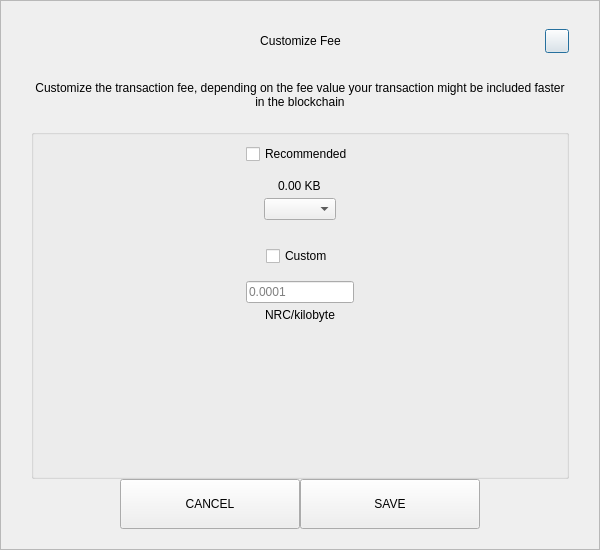
<?xml version="1.0" encoding="UTF-8"?>
<ui version="4.0">
 <class>SendCustomFeeDialog</class>
 <widget class="QDialog" name="SendCustomFeeDialog">
  <property name="geometry">
   <rect>
    <x>0</x>
    <y>0</y>
    <width>600</width>
    <height>550</height>
   </rect>
  </property>
  <property name="windowTitle">
   <string>Form</string>
  </property>
  <layout class="QVBoxLayout" name="verticalLayout_3">
   <property name="spacing">
    <number>0</number>
   </property>
   <property name="leftMargin">
    <number>0</number>
   </property>
   <property name="topMargin">
    <number>0</number>
   </property>
   <property name="rightMargin">
    <number>0</number>
   </property>
   <property name="bottomMargin">
    <number>0</number>
   </property>
   <item>
    <widget class="QFrame" name="frame">
     <property name="styleSheet">
      <string notr="true"/>
     </property>
     <property name="frameShape">
      <enum>QFrame::StyledPanel</enum>
     </property>
     <property name="frameShadow">
      <enum>QFrame::Raised</enum>
     </property>
     <layout class="QVBoxLayout" name="verticalLayout_2">
      <property name="spacing">
       <number>0</number>
      </property>
      <property name="leftMargin">
       <number>30</number>
      </property>
      <property name="topMargin">
       <number>20</number>
      </property>
      <property name="rightMargin">
       <number>30</number>
      </property>
      <property name="bottomMargin">
       <number>20</number>
      </property>
      <item>
       <layout class="QHBoxLayout" name="horizontalLayout_3">
        <property name="spacing">
         <number>0</number>
        </property>
        <item>
         <spacer name="horizontalSpacer_21">
          <property name="orientation">
           <enum>Qt::Horizontal</enum>
          </property>
          <property name="sizeHint" stdset="0">
           <size>
            <width>40</width>
            <height>20</height>
           </size>
          </property>
         </spacer>
        </item>
        <item>
         <widget class="QLabel" name="labelTitle">
          <property name="minimumSize">
           <size>
            <width>0</width>
            <height>40</height>
           </size>
          </property>
          <property name="maximumSize">
           <size>
            <width>16777215</width>
            <height>40</height>
           </size>
          </property>
          <property name="styleSheet">
           <string notr="true">padding-left:24px;</string>
          </property>
          <property name="text">
           <string>Customize Fee</string>
          </property>
          <property name="alignment">
           <set>Qt::AlignCenter</set>
          </property>
          <property name="margin">
           <number>7</number>
          </property>
         </widget>
        </item>
        <item>
         <spacer name="horizontalSpacer">
          <property name="orientation">
           <enum>Qt::Horizontal</enum>
          </property>
          <property name="sizeHint" stdset="0">
           <size>
            <width>40</width>
            <height>20</height>
           </size>
          </property>
         </spacer>
        </item>
        <item>
         <widget class="QPushButton" name="btnEsc">
          <property name="minimumSize">
           <size>
            <width>24</width>
            <height>24</height>
           </size>
          </property>
          <property name="maximumSize">
           <size>
            <width>24</width>
            <height>24</height>
           </size>
          </property>
          <property name="text">
           <string/>
          </property>
         </widget>
        </item>
       </layout>
      </item>
      <item>
       <spacer name="verticalSpacer_2">
        <property name="orientation">
         <enum>Qt::Vertical</enum>
        </property>
        <property name="sizeType">
         <enum>QSizePolicy::Fixed</enum>
        </property>
        <property name="sizeHint" stdset="0">
         <size>
          <width>20</width>
          <height>20</height>
         </size>
        </property>
       </spacer>
      </item>
      <item>
       <widget class="QLabel" name="labelMessage">
        <property name="text">
         <string>Customize the transaction fee, depending on the fee value your transaction might be included faster in the blockchain</string>
        </property>
        <property name="alignment">
         <set>Qt::AlignCenter</set>
        </property>
        <property name="wordWrap">
         <bool>true</bool>
        </property>
       </widget>
      </item>
      <item>
       <spacer name="verticalSpacer_3">
        <property name="orientation">
         <enum>Qt::Vertical</enum>
        </property>
        <property name="sizeType">
         <enum>QSizePolicy::Fixed</enum>
        </property>
        <property name="sizeHint" stdset="0">
         <size>
          <width>20</width>
          <height>20</height>
         </size>
        </property>
       </spacer>
      </item>
      <item>
       <widget class="QGroupBox" name="groupBox">
        <property name="title">
         <string/>
        </property>
        <layout class="QVBoxLayout" name="verticalLayout">
         <property name="leftMargin">
          <number>12</number>
         </property>
         <property name="rightMargin">
          <number>12</number>
         </property>
         <item>
          <layout class="QVBoxLayout" name="verticalLayout_4">
           <property name="spacing">
            <number>5</number>
           </property>
           <item alignment="Qt::AlignHCenter">
            <widget class="QCheckBox" name="checkBoxRecommended">
             <property name="text">
              <string>Recommended</string>
             </property>
            </widget>
           </item>
           <item>
            <spacer name="verticalSpacer_5">
             <property name="orientation">
              <enum>Qt::Vertical</enum>
             </property>
             <property name="sizeType">
              <enum>QSizePolicy::Fixed</enum>
             </property>
             <property name="sizeHint" stdset="0">
              <size>
               <width>20</width>
               <height>10</height>
              </size>
             </property>
            </spacer>
           </item>
           <item alignment="Qt::AlignHCenter">
            <widget class="QLabel" name="labelFee">
             <property name="text">
              <string>0.00 KB</string>
             </property>
            </widget>
           </item>
           <item alignment="Qt::AlignHCenter">
            <widget class="QComboBox" name="comboBoxRecommended"/>
           </item>
          </layout>
         </item>
         <item>
          <spacer name="verticalSpacer">
           <property name="orientation">
            <enum>Qt::Vertical</enum>
           </property>
           <property name="sizeType">
            <enum>QSizePolicy::Fixed</enum>
           </property>
           <property name="sizeHint" stdset="0">
            <size>
             <width>20</width>
             <height>20</height>
            </size>
           </property>
          </spacer>
         </item>
         <item>
          <layout class="QVBoxLayout" name="verticalLayout_5">
           <property name="spacing">
            <number>5</number>
           </property>
           <item alignment="Qt::AlignHCenter">
            <widget class="QCheckBox" name="checkBoxCustom">
             <property name="text">
              <string>Custom</string>
             </property>
            </widget>
           </item>
           <item>
            <spacer name="verticalSpacer_6">
             <property name="orientation">
              <enum>Qt::Vertical</enum>
             </property>
             <property name="sizeType">
              <enum>QSizePolicy::Fixed</enum>
             </property>
             <property name="sizeHint" stdset="0">
              <size>
               <width>20</width>
               <height>10</height>
              </size>
             </property>
            </spacer>
           </item>
           <item alignment="Qt::AlignHCenter">
            <widget class="QLineEdit" name="lineEditCustomFee">
             <property name="placeholderText">
              <string notr="true">0.0001</string>
             </property>
            </widget>
           </item>
           <item alignment="Qt::AlignHCenter">
            <widget class="QLabel" name="labelCustomFee">
             <property name="text">
              <string>NRC/kilobyte</string>
             </property>
            </widget>
           </item>
          </layout>
         </item>
         <item>
          <spacer name="verticalSpacer_4">
           <property name="orientation">
            <enum>Qt::Vertical</enum>
           </property>
           <property name="sizeHint" stdset="0">
            <size>
             <width>20</width>
             <height>40</height>
            </size>
           </property>
          </spacer>
         </item>
        </layout>
       </widget>
      </item>
      <item>
       <layout class="QHBoxLayout" name="horizontalLayout" stretch="1,2,2,1">
        <item>
         <spacer name="horizontalSpacer1">
          <property name="orientation">
           <enum>Qt::Horizontal</enum>
          </property>
          <property name="sizeHint" stdset="0">
           <size>
            <width>40</width>
            <height>20</height>
           </size>
          </property>
         </spacer>
        </item>
        <item>
         <widget class="QPushButton" name="btnCancel">
          <property name="minimumSize">
           <size>
            <width>180</width>
            <height>50</height>
           </size>
          </property>
          <property name="focusPolicy">
           <enum>Qt::NoFocus</enum>
          </property>
          <property name="text">
           <string>CANCEL</string>
          </property>
         </widget>
        </item>
        <item>
         <widget class="QPushButton" name="btnSave">
          <property name="minimumSize">
           <size>
            <width>180</width>
            <height>50</height>
           </size>
          </property>
          <property name="focusPolicy">
           <enum>Qt::NoFocus</enum>
          </property>
          <property name="text">
           <string>SAVE</string>
          </property>
         </widget>
        </item>
        <item>
         <spacer name="horizontalSpacer_2">
          <property name="orientation">
           <enum>Qt::Horizontal</enum>
          </property>
          <property name="sizeHint" stdset="0">
           <size>
            <width>40</width>
            <height>20</height>
           </size>
          </property>
         </spacer>
        </item>
       </layout>
      </item>
     </layout>
    </widget>
   </item>
  </layout>
 </widget>
 <resources/>
 <connections/>
</ui>
